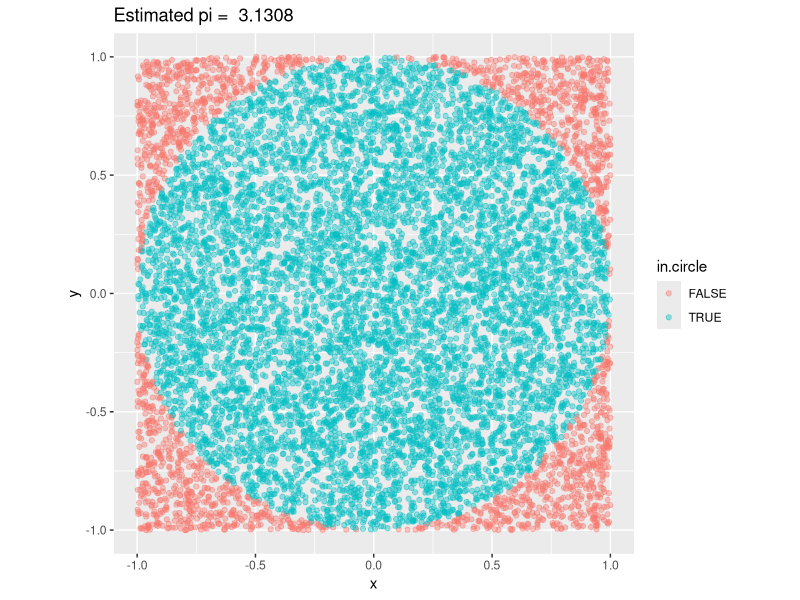

Recreate this plot in R.
## ---- chunk 1
knitr::opts_chunk$set(echo = TRUE)
library(tidyverse)
## ---- chunk 2
generate.points <- function(n) {
  points.x <- replicate(n, runif(1, min=-1, max=1))
  points.y <- replicate(n, runif(1, min=-1, max=1))
  
  points <- data.frame(points.x, points.y) %>% 
    mutate(dist = sqrt(points.x ** 2 + points.y ** 2)) %>%
    mutate(in.circle = dist <= 1)
  
  points
}

points <- generate.points(10000)
## ---- chunk 3
ggplot(data = points,
       mapping=aes(x=points.x, y=points.y, color=in.circle)) +
  geom_point(alpha=0.4) +
  coord_fixed() +
  labs(x = 'x', y = 'y',
       title = paste('Estimated pi = ', mean(points$in.circle) * 4))
